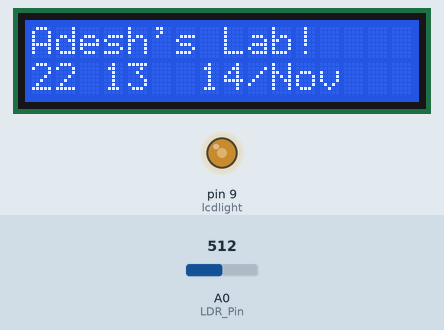
This sketch was run on a simulated Arduino Uno, built with avr-gcc and run on an emulated ATmega328P. Parts: 16×2 character LCD, output pins drawn as LEDs (lit = HIGH). The test bench sets the inputs (shaded band); at power-on: A0 (LDR_Pin) = 512. WiFi joins after 1.5 s; servers stay silent unless stated; uploads are accepted with an empty reply; the local clock reads 2024-03-15 10:24:30 at power-on unless the sketch sets it.

Above: at 3.7 s.
3.8 s: A0 (LDR_Pin) set to 306
At 8.08 s:
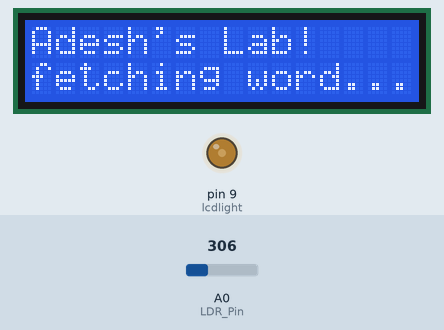
10.7 s: A0 (LDR_Pin) set to 122
At 13.9 s:
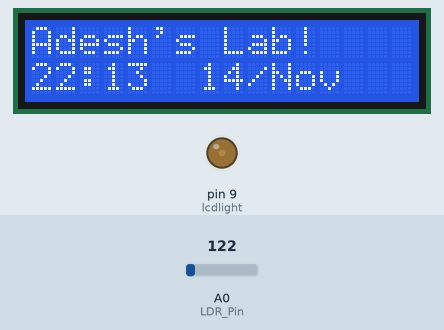
16.7 s: A0 (LDR_Pin) set to 900
At 19.3 s:
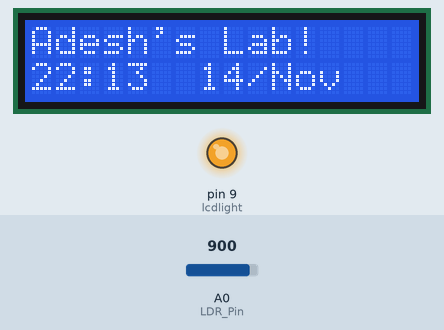
22.7 s: A0 (LDR_Pin) set to 511
At 24.14 s:
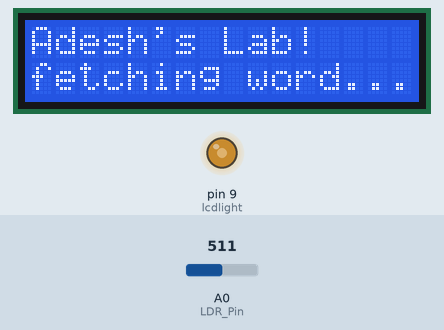
Timing chart, 0 to 25.7 s (numbered marks = the images above; inputs shaded):
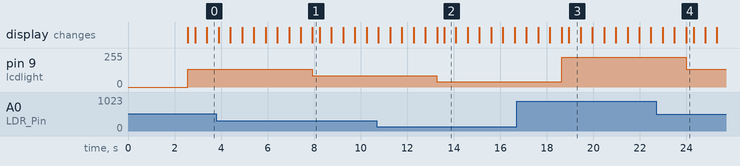

Measured:
- after the input at 3.8 s, pin 9 (lcdlight): 132/255 → 83/255 after 4.1 s
- after the input at 10.7 s, pin 9 (lcdlight): 83/255 → 39/255 after 2.6 s
- after the input at 16.7 s, pin 9 (lcdlight): 39/255 → 225/255 after 1.9 s
- after the input at 22.7 s, pin 9 (lcdlight): 225/255 → 132/255 after 1.3 s
- what the display in image 2 shows lasts 0.5 s, from 13.6 s to 14.1 s

The sketch:

wordfeed.ino
```cpp
/*
author: Adesh Shah
web page: AdeshShah.com
arduino:  1.0.3
discription:
    Wordfeed is an attemt to improve vocabulary.
    It uses Arduino Uno R3, ethernet sheild, DS1307 IC for Time.
    I have tested this app on ubuntu-13.04 using LAN cable('shared to other computers' connection from network settings).
    Don't pull request to my site so frequent. (not more than 1 request a min)
    Kindly, report issues and suggestions

first release: 15:04, 6/Aug/13
*/
#include <LiquidCrystal.h>
#include <Wire.h>
#include "RTClib.h"
#include <SPI.h>//for SD
#include <Ethernet.h>

int LDR_Pin = A0; //LDR sensor input
int lcdlight = 9; //brighness pin 16*2LCD
LiquidCrystal lcd(7, 6, 5, 4, 3, 2);//LCD pin config
RTC_DS1307 rtc; //clock instance
byte mac[] = {  0x00, 0xAA, 0xBB, 0xCC, 0xDE, 0x02 };//mac address ethernet
char serverName[] = "www.adeshshah.com";//server to connect using DNS
EthernetClient client;
int d,x=1,word_per_day=20,i=0;//keep track of the day to display 20 words a day
//store x in EEPROM
void setup() {
  pinMode(lcdlight, OUTPUT);
  Wire.begin();
  rtc.adjust(DateTime(__DATE__, __TIME__));
  lcd.begin(16, 2);
  lcd.print("Adesh's Lab!");

  //set day tracking variable..
  DateTime now = rtc.now();
  d=now.day();

  //Serial.begin(9600);
  // while (!Serial) {
  // ; // wait for serial port to connect. Needed for Leonardo only
  //}


  if (Ethernet.begin(mac) == 0) {
    lcd.clear();
    lcd.print("DHCP failed.");
    lcd.setCursor(0,1);
    lcd.print("press reset!");
    //set it up again
    //Serial.println("Failed to configure Ethernet using DHCP");
    // no point in carrying on, so do nothing forevermore:
    //while(true);
  }
  //Serial.println(Ethernet.localIP());
  delay(1000);
}

void loop()
{
  int backlight = map(analogRead(LDR_Pin), 0, 1023, 10, 255);
  analogWrite(lcdlight, backlight);

  //night mode -- fetch word if its morning(ambienlty )
  if(backlight>30){
   int temp = x+i;
   if(x>4814)temp=temp-4814;
   if(fetchWord(temp)!=0)i--; //5 Second
  }

  fetchTime();
  fetchTime();
  fetchTime();
  fetchTime();
  fetchTime();//5 iteration -- 5*1=5 Second

  i++;
  if(i>(word_per_day-1))i=0;
  day_track(); //check day change
}

int fetchWord(int count){
  lcd.clear();
  lcd.print("Adesh's Lab!");
  lcd.setCursor(0, 1);
  lcd.print("fetching word...");

  String raw = "";
  String currentLine = "";

  //Serial.print("Connecting... ");

  if (client.connect(serverName, 80)) {
    //Serial.println("Connected.");
    String temp = "GET /word/index.php?count="+String(count)+" HTTP/1.1";
    //Serial.println(temp);
    client.println(temp);
    client.println("Host: www.adeshshah.com");
    client.println();
  }
  else {
    //Serial.println("Connection Failed.");
    lcd.clear();
    lcd.print("Adesh's Lab!");
    lcd.setCursor(0, 1);
    lcd.print("fetching failed!");
  }

  while(client.connected()){
    if (client.available()) {
      char inChar = client.read();
      currentLine += inChar;
      if (inChar == '\n') {
        if ( currentLine.startsWith("<word>")){
           raw=currentLine;
           if(raw!=""){
            String wrd,def;
            wrd = raw.substring(raw.indexOf("<word>")+6,raw.indexOf("</word>"));
            def = raw.substring(raw.indexOf("<def>")+5,raw.indexOf("</def>"));
            raw="";
            lcd.clear();
            lcd.print(count);lcd.print(".");
            lcd.print(wrd);
            lcd.setCursor(0,1);
            int len = def.length();
            //lcd.print(len);
            if(len>17){
                def=def.substring(0,def.indexOf("; "));
                  lcd.print(def);
                  delay(3000);
            }
            else{
              lcd.print(def);
              delay(3000);
            } //or simply print
           }
        }
        currentLine = "";
      }
    }
  }
  if (!client.connected()) {
     //Serial.println("disconnecting.");
     client.stop();
  }

  //delay(1000);
  return(0);
}

void fetchTime(){//consider taking 1sec to get exectuted each iteration
  DateTime now = rtc.now();
  lcd.clear();
  lcd.print("Adesh's Lab!");
  lcd.setCursor(0, 1);if (now.hour() < 10) lcd.print("0");lcd.print(now.hour());lcd.setCursor(2, 1);lcd.print(" ");
  lcd.setCursor(2, 1);lcd.print(":");
  lcd.setCursor(3, 1);if (now.minute() < 10) lcd.print("0");lcd.print(now.minute());lcd.setCursor(5, 1);lcd.print("  ");
  lcd.setCursor(7, 1);if (now.day() < 10) lcd.print("0");lcd.print(now.day());lcd.setCursor(9, 1);lcd.print("/");lcd.setCursor(10, 1);
  switch (now.month()) {
      case 1:
        lcd.print("Jan");
        break;
      case 2:
        lcd.print("Feb");
        break;
      case 3:
        lcd.print("Mar");
        break;
      case 4:
        lcd.print("Apr");
        break;
      case 5:
        lcd.print("May");
        break;
      case 6:
        lcd.print("Jun");
        break;
      case 7:
        lcd.print("Jul");
        break;
      case 8:
        lcd.print("Aug");
        break;
      case 9:
        lcd.print("Sep");
        break;
      case 10:
        lcd.print("Oct");
        break;
      case 11:
        lcd.print("Nov");
        break;
      case 12:
        lcd.print("Dec");
        break;
      default:
        lcd.print("   ");
    }
    delay(500);
    lcd.setCursor(2, 1);lcd.print(" ");
    delay(500);
}

void day_track(){
  DateTime now = rtc.now();
  if(d!=now.day()){
    d=now.day();
    x=x+word_per_day;
    if(x>4814)x=1;
  }
}
```
